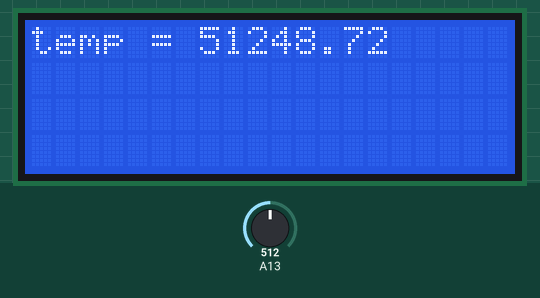
Bench run of a sketch on a simulated Arduino Mega 2560, built with avr-gcc and run on an emulated ATmega2560. Parts: 20×4 character LCD. Inputs (shaded band) come from the test bench; at power-on: A13 = 512.

Above: at 1.2 s.
1.3 s: A13 set to 716
At 2.5 s:
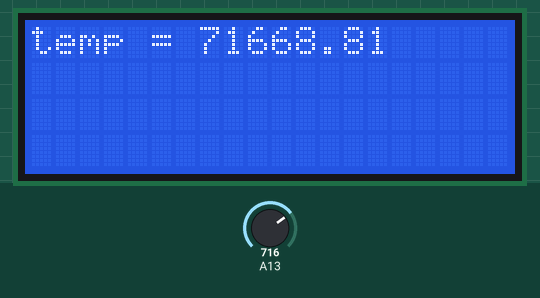
2.8 s: A13 set to 900
At 3.9 s:
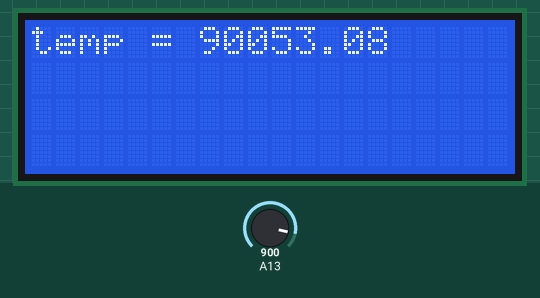
4.3 s: A13 set to 1023
At 5.0 s:
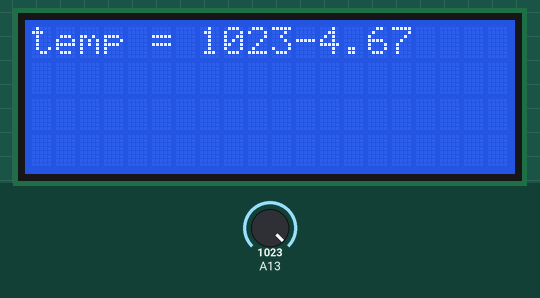
Timing chart, 0 to 7.3 s (numbered marks = the images above; inputs shaded):
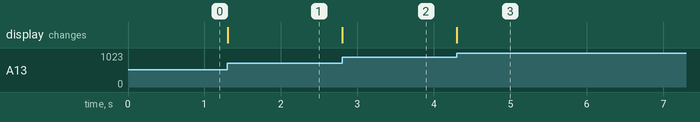

Measured:
- after the input at 1.3 s, the display: changes at once (image 1)
- after the input at 2.8 s, the display: changes at once (image 2)
- after the input at 4.3 s, the display: changes at once (image 3)

The sketch:

temp.ino
```cpp
#include<LiquidCrystal.h>
#define a -1.51922044997230e-06
#define b 0.00275858993083322
#define c -1.55501496673548
#define d 325.645485874563
LiquidCrystal lcd(16,17,23,25,27,29);

void setup() {


  lcd.begin( 20, 4 );
}

void loop()
{
  int temp;
  double x, y;
  lcd.setCursor(0,0);
  lcd.print("temp = ");
  temp = analogRead(13);
  lcd.print(temp);
  x=(double)temp;
  y=a*x*x*x + b* x*x +c*x+d;
  lcd.print(y);


}
```
